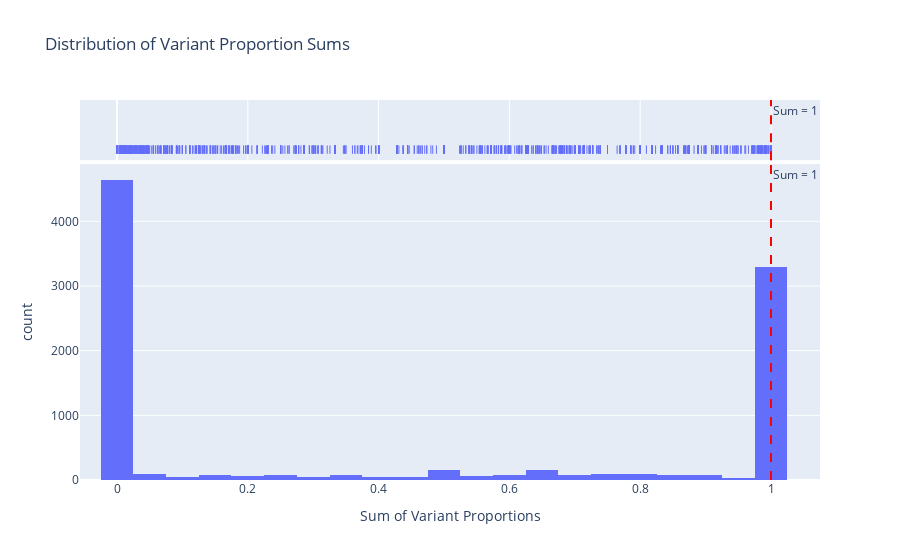

Here is the notebook cell this chart was saved with:
### Code cell
import plotly.express as px

# Check if variant shares sum to 1
df['variant_sum'] = df[variant_cols].sum(axis=1)
print(f"Variant sum statistics:")
print(df['variant_sum'].describe())

# Create an interactive histogram
fig = px.histogram(df, x='variant_sum', nbins=50, 
                   title='Distribution of Variant Proportion Sums',
                   labels={'variant_sum': 'Sum of Variant Proportions'},
                   marginal='rug')

# Add a vertical line at sum = 1
fig.add_vline(x=1.0, line_color='red', line_dash='dash', 
               annotation_text='Sum = 1', annotation_position='top right')

# Show the plot
fig.show()

### Figure 1 — Plotly figure (JSON) as saved in the notebook; plotly's stock layout.template omitted (floating-point values rounded to 4 significant figures; data arrays with more than 128 entries replaced by an {"elided": "..."} marker saying what was removed)
{"data": [{"alignmentgroup": "True", "bingroup": "x", "hovertemplate": "Sum of Variant Proportions=%{x}<br>count=%{y}<extra></extra>", "legendgroup": "", "marker": {"color": "#636efa", "pattern": {"shape": ""}}, "name": "", "nbinsx": 50, "offsetgroup": "", "orientation": "v", "showlegend": false, "type": "histogram", "x": {"elided": "9413 float values"}, "xaxis": "x", "yaxis": "y"}, {"alignmentgroup": "True", "boxpoints": "all", "fillcolor": "rgba(255,255,255,0)", "hoveron": "points", "hovertemplate": "Sum of Variant Proportions=%{x}<extra></extra>", "jitter": 0, "legendgroup": "", "line": {"color": "rgba(255,255,255,0)"}, "marker": {"color": "#636efa", "symbol": "line-ns-open"}, "name": "", "offsetgroup": "", "showlegend": false, "type": "box", "x": {"elided": "9413 float values"}, "xaxis": "x2", "yaxis": "y2"}], "layout": {"annotations": [{"showarrow": false, "text": "Sum = 1", "x": 1, "xanchor": "left", "xref": "x", "y": 1, "yanchor": "top", "yref": "y domain"}, {"showarrow": false, "text": "Sum = 1", "x": 1, "xanchor": "left", "xref": "x2", "y": 1, "yanchor": "top", "yref": "y2 domain"}], "barmode": "relative", "legend": {"tracegroupgap": 0}, "shapes": [{"line": {"color": "red", "dash": "dash"}, "type": "line", "x0": 1, "x1": 1, "xref": "x", "y0": 0, "y1": 1, "yref": "y domain"}, {"line": {"color": "red", "dash": "dash"}, "type": "line", "x0": 1, "x1": 1, "xref": "x2", "y0": 0, "y1": 1, "yref": "y2 domain"}], "title": {"text": "Distribution of Variant Proportion Sums"}, "xaxis": {"anchor": "y", "domain": [0, 1], "title": {"text": "Sum of Variant Proportions"}}, "xaxis2": {"anchor": "y2", "domain": [0, 1], "matches": "x", "showgrid": true, "showticklabels": false}, "yaxis": {"anchor": "x", "domain": [0, 0.8316], "title": {"text": "count"}}, "yaxis2": {"anchor": "x2", "domain": [0.8416, 1], "matches": "y2", "showgrid": false, "showline": false, "showticklabels": false, "ticks": ""}}}
